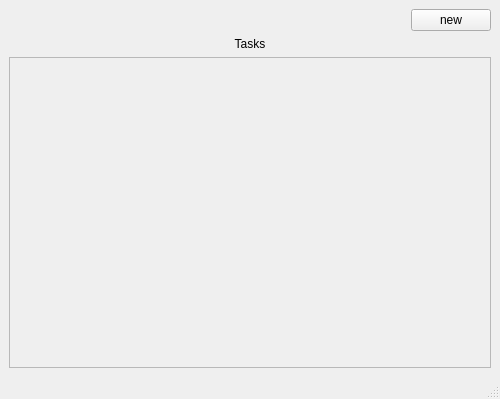
<?xml version="1.0" encoding="UTF-8"?>
<ui version="4.0">
 <class>TodoList</class>
 <widget class="QMainWindow" name="TodoList">
  <property name="geometry">
   <rect>
    <x>0</x>
    <y>0</y>
    <width>500</width>
    <height>399</height>
   </rect>
  </property>
  <property name="windowTitle">
   <string>TodoList</string>
  </property>
  <widget class="QWidget" name="centralwidget">
   <layout class="QVBoxLayout" name="verticalLayout">
    <item>
     <layout class="QHBoxLayout" name="horizontalLayout">
      <item>
       <spacer name="horizontalSpacer">
        <property name="orientation">
         <enum>Qt::Horizontal</enum>
        </property>
        <property name="sizeHint" stdset="0">
         <size>
          <width>40</width>
          <height>20</height>
         </size>
        </property>
       </spacer>
      </item>
      <item>
       <widget class="QPushButton" name="newButton">
        <property name="text">
         <string>new</string>
        </property>
       </widget>
      </item>
     </layout>
    </item>
    <item>
     <widget class="QLabel" name="label">
      <property name="text">
       <string>Tasks</string>
      </property>
      <property name="alignment">
       <set>Qt::AlignCenter</set>
      </property>
     </widget>
    </item>
    <item>
     <widget class="QScrollArea" name="scrollArea">
      <property name="widgetResizable">
       <bool>true</bool>
      </property>
      <widget class="QWidget" name="scrollAreaWidgetContents">
       <property name="geometry">
        <rect>
         <x>0</x>
         <y>0</y>
         <width>484</width>
         <height>268</height>
        </rect>
       </property>
       <layout class="QVBoxLayout" name="verticalLayout_2">
        <item>
         <layout class="QVBoxLayout" name="tasks"/>
        </item>
       </layout>
      </widget>
     </widget>
    </item>
   </layout>
  </widget>
  <widget class="QMenuBar" name="menubar">
   <property name="geometry">
    <rect>
     <x>0</x>
     <y>0</y>
     <width>500</width>
     <height>29</height>
    </rect>
   </property>
  </widget>
  <widget class="QStatusBar" name="statusbar"/>
 </widget>
 <resources/>
 <connections/>
</ui>
